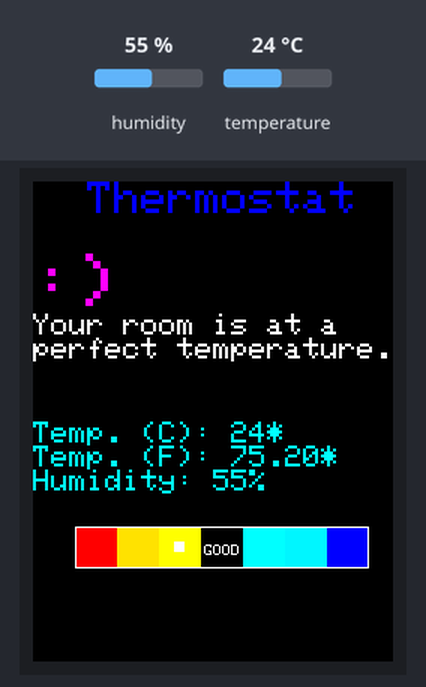
This sketch was run on a simulated Arduino Mega 2560, built with avr-gcc and run on an emulated ATmega2560. On the bench: 240×320 colour display. The inputs (shaded band) are chosen by the test bench; at power-on: humidity 55 %, temperature 24 °C.

Above: at 1.3 s.
1.4 s: humidity set to 31 %
At 3.9 s:
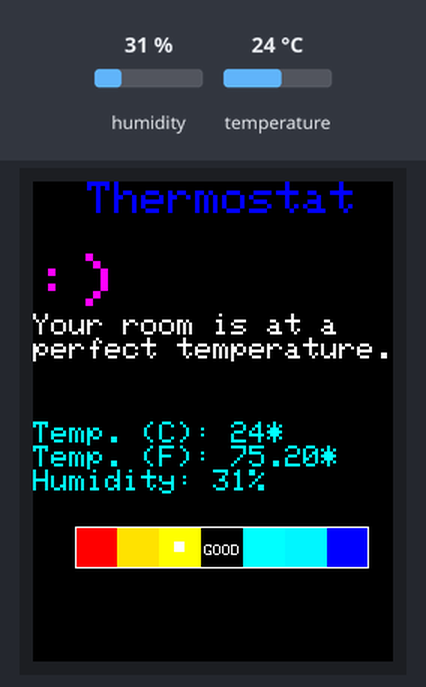
7.8 s: humidity set to 28 %
At 10.5 s:
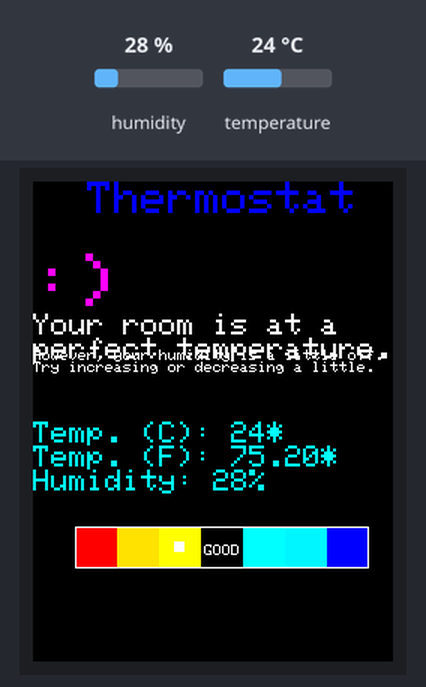
14.2 s: temperature set to 12 °C
At 16.2 s:
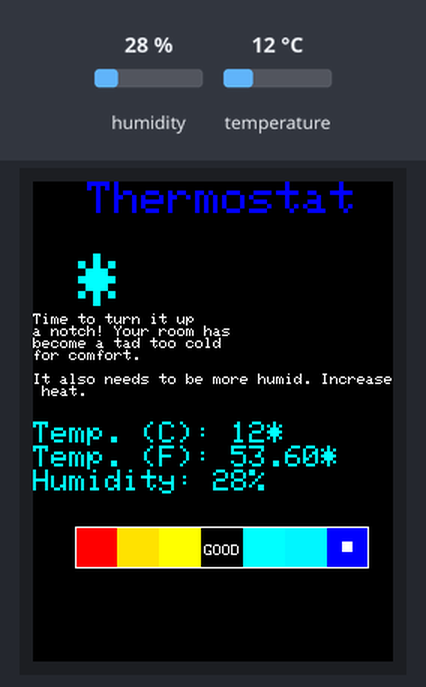
22.1 s: temperature set to 17 °C
At 23.2 s:
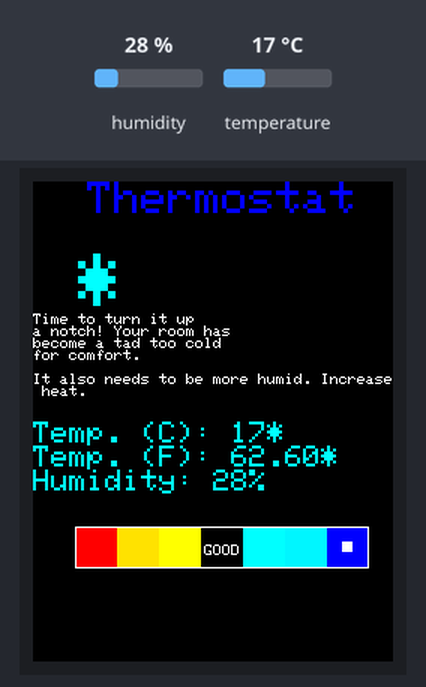
26.6 s: temperature set to 20 °C
At 28.9 s:
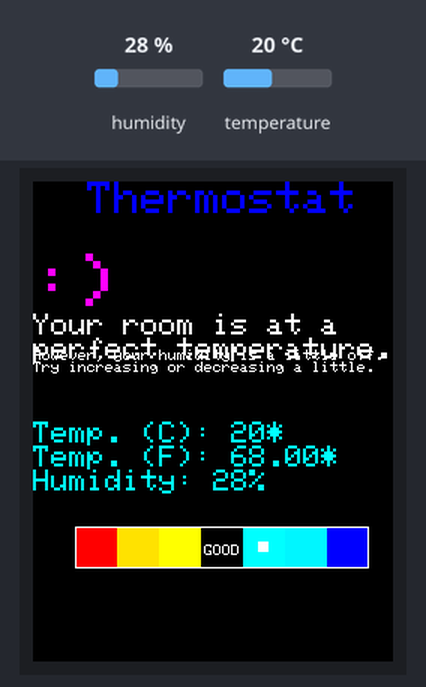
32.9 s: temperature set to 28 °C
At 35.7 s:
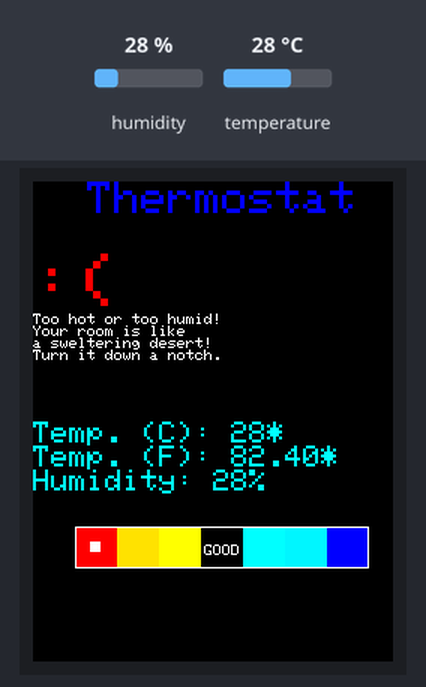
Timing chart, 0 to 37.2 s (numbered marks = the images above; inputs shaded):
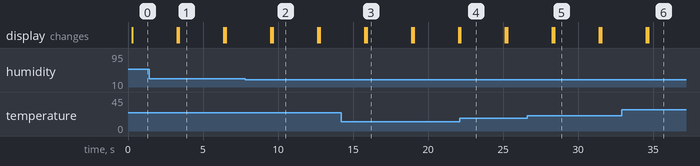

The sketch:

Thermostat.ino
```cpp
#include <Elegoo_GFX.h>
#include <Elegoo_TFTLCD.h>
#include <IRremote.h>
#include <Arduino.h>
#include <SimpleDHT.h>

#define LCD_CS A3
#define LCD_CD A2
#define LCD_WR A1
#define LCD_RD A0

#define LCD_RESET A4

#define BLACK   0x0000
#define BLUE    0x001F
#define ORANGE  0xFF00
#define RED     0xF800
#define GREEN   0x07E0
#define CYAN    0x07FF
#define MAGENTA 0xF81F
#define YELLOW  0xFFE0
#define WHITE   0xFFFF
#define DODGER  0x07BF
#define GREY 0xC618

int DHT11_PIN = 30;
SimpleDHT11 dht11;

Elegoo_TFTLCD tft(LCD_CS, LCD_CD, LCD_WR, LCD_RD, LCD_RESET);

void createHeatReading (int heat) {
  int color[8], sz, i;

  tft.setTextSize(1);
  tft.setTextColor(WHITE);
  tft.setCursor((28*4)+2, 242);

  color[0] = 0;
  color[1] = RED;
  color[2] = ORANGE;
  color[3] = YELLOW;
  color[4] = BLACK;
  color[5] = CYAN;
  color[6] = DODGER;
  color[7] = BLUE;
  sz = 28;

  if(heat < 19) i = 7;
  if(heat == 19) i = 6;
  if(heat == 20) i = 5;
  if(heat > 20 && heat <= 23) i = 4;
  if(heat > 23 && heat <= 25) i = 3;
  if(heat > 25 && heat <= 27) i = 2;
  if(heat > 27) i = 1;

  for(int index = 1; index <= 7; index++)
    tft.fillRect(sz*index, 230, sz, sz, color[index]);

  tft.drawRect(sz, 230, sz*7, sz, WHITE);
  tft.fillRect((sz*i)+10, 240, 7, 7, WHITE);
  tft.print("GOOD");
}

void setup() {
  // put your setup code here, to run once:
  tft.reset();
  uint16_t identifier = tft.readID();
  if(identifier == 0x9325) {
    Serial.println(F("Found ILI9325 LCD driver"));
  } else if(identifier == 0x9328) {
    Serial.println(F("Found ILI9328 LCD driver"));
  } else if(identifier == 0x4535) {
    Serial.println(F("Found LGDP4535 LCD driver"));
  }else if(identifier == 0x7575) {
    Serial.println(F("Found HX8347G LCD driver"));
  } else if(identifier == 0x9341) {
    Serial.println(F("Found ILI9341 LCD driver"));
  } else if(identifier == 0x8357) {
    Serial.println(F("Found HX8357D LCD driver"));
  } else if(identifier==0x0101)
  {
      identifier=0x9341;
       Serial.println(F("Found 0x9341 LCD driver"));
  }else {
    Serial.print(F("Unknown LCD driver chip: "));
    Serial.println(identifier, HEX);
    Serial.println(F("If using the Elegoo 2.8\" TFT Arduino shield, the line:"));
    Serial.println(F("  #define USE_Elegoo_SHIELD_PINOUT"));
    Serial.println(F("should appear in the library header (Elegoo_TFT.h)."));
    Serial.println(F("If using the breakout board, it should NOT be #defined!"));
    Serial.println(F("Also if using the breakout, double-check that all wiring"));
    Serial.println(F("matches the tutorial."));
    identifier=0x9341;

  }
  Serial.begin(9600);
  tft.begin(identifier);
}

void loop() {
  // put your main code here, to run repeatedly:
  tft.fillScreen(BLACK);
  unsigned long start = micros();
  byte temperature = 0;
  byte humidity = 0;
  float fahrenheit = 0;

  if(dht11.read(DHT11_PIN, &temperature, &humidity, NULL)) {
    Serial.println("Reading error. Please wait...");
    return;
  }

  tft.setTextSize(3);
  tft.setTextColor(BLUE);
  tft.setCursor(0, 0);
  tft.print("  Thermostat\n\n");
  fahrenheit = ((float)temperature * (1.8)) + 32;

  if(temperature < 19) {
    tft.setTextSize(5);
    tft.setTextColor(CYAN);
    tft.print(" * \n");
    tft.setTextSize(1);
    tft.setTextColor(WHITE);
    tft.print("Time to turn it up\na notch! Your room has\nbecome a tad too cold\nfor comfort.\n");
    if(humidity < 30) {
      tft.print("\nIt also needs to be more humid. Increase heat.\n");
    }
  }
  else if(temperature >= 19 && temperature <= 26) {
    tft.setTextSize(5);
    tft.setTextColor(MAGENTA);
    tft.print(":) \n");
    tft.setTextSize(2);
    tft.setTextColor(WHITE);
    tft.print("Your room is at a\nperfect temperature.");
    if(humidity > 70 || humidity < 30) {
      tft.setTextSize(1);
      tft.print("\nHowever, your humidity is a little off.\nTry increasing or decreasing a little.\n");
    }
  }

  else if(temperature == 27) {
    tft.setTextSize(5);
    tft.setTextColor(WHITE);
    tft.print(":| \n");
    tft.setTextSize(2);
    tft.setTextColor(WHITE);
    tft.print("It's starting to \nget a little toasty\nin your room.");
  }
  else if(temperature > 27 || humidity > 70) {
     tft.setTextSize(5);
     tft.setTextColor(RED);
     tft.print(":( \n");
     tft.setTextSize(1);
     tft.setTextColor(WHITE);
     tft.print("Too hot or too humid!\nYour room is like\na sweltering desert!\nTurn it down a notch.");
  }

  tft.setTextSize(2);
  tft.setTextColor(CYAN);
  tft.setCursor(0, 160);
  tft.print("Temp. (C): ");
  tft.print((int)temperature);
  tft.print("*\n");
  tft.print("Temp. (F): ");
  tft.print(fahrenheit);
  tft.print("*\n");
  tft.print("Humidity: ");
  tft.print((int)humidity);
  tft.print("%\n");
  createHeatReading((int)temperature);
  delay(3000);
}
```

Measured:
- the behaviour switches between 30 and 29 % on humidity (found by bisection; images 1 and 2)
- the behaviour switches between 18 and 19 °C on temperature (found by bisection; images 4 and 5)
- after the input at 1.4 s, the display: first differs from a run without the input after 2.0 s (image 1)
- after the input at 7.8 s, the display: first differs from a run without the input after 1.8 s (image 2)
- after the input at 14.2 s, the display: first differs from a run without the input after 1.7 s (image 3)
- after the input at 22.1 s, the display: changes after 0.06 s (image 4)
- after the input at 26.6 s, the display: first differs from a run without the input after 1.8 s (image 5)
- after the input at 32.9 s, the display: first differs from a run without the input after 1.8 s (image 6)
